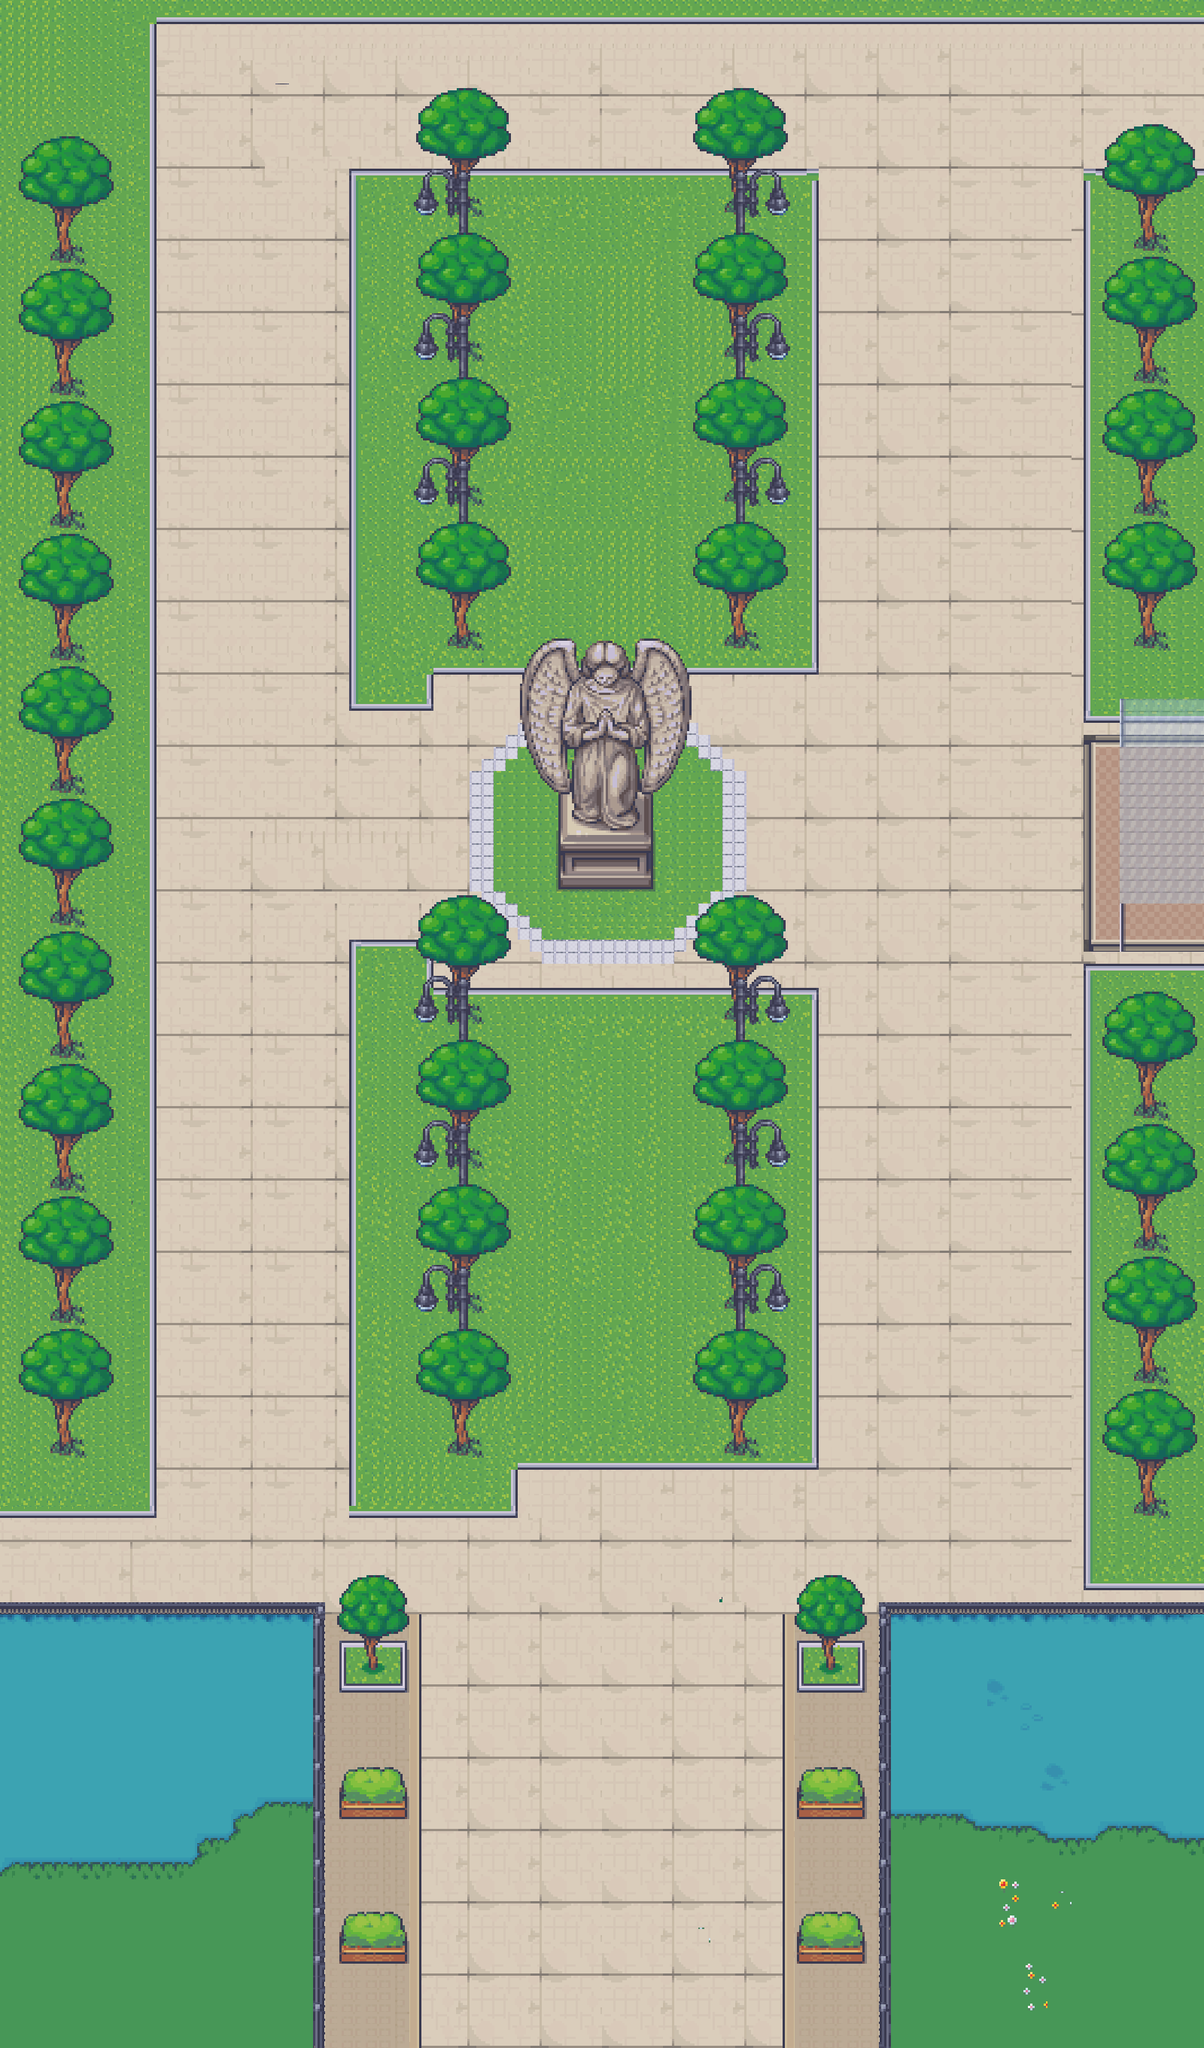

The image is a tile-based game level rendered from a .tmx file. Its description and source (layers, tilesets, objects; grid data summarised) follow:
An orthogonal 100x170 tile map with 16x16 px tiles, 11 tile layers (road, pillars, upperpillar, glass, ...), 7 tilesets and 26 objects.

<map version="1.10" tiledversion="1.10.2" orientation="orthogonal" renderorder="right-down" width="100" height="170" tilewidth="16" tileheight="16" infinite="0" nextlayerid="21" nextobjectid="27">
 <tileset firstgid="1" name="Tileset_16_MV" tilewidth="16" tileheight="16" tilecount="2304" columns="48">
  <image source="damen/Tileset_16_MV.png" width="768" height="768" />
 </tileset>
 <tileset firstgid="2305" name="Tileset_25_MV" tilewidth="16" tileheight="16" tilecount="2304" columns="48">
  <image source="damen/Tileset_25_MV.png" width="768" height="768" />
 </tileset>
 <tileset firstgid="4609" name="Tileset_8_MV" tilewidth="16" tileheight="16" tilecount="2304" columns="48">
  <image source="damen/Tileset_8_MV.png" width="768" height="768" />
 </tileset>
 <tileset firstgid="6913" name="17_Visibile_Upstairs_System_48x48" tilewidth="16" tileheight="16" tilecount="3888" columns="48">
  <image source="damen/17_Visibile_Upstairs_System_48x48.png" width="768" height="1296" />
 </tileset>
 <tileset firstgid="10801" name="Tileset_1_MV" tilewidth="16" tileheight="16" tilecount="2304" columns="48">
  <image source="damen/Tileset_1_MV.png" width="768" height="768" />
 </tileset>
 <tileset firstgid="13105" name="Tileset_71_MV" tilewidth="16" tileheight="16" tilecount="2304" columns="48">
  <image source="damen/Tileset_71_MV.png" width="768" height="768" />
 </tileset>
 <tileset firstgid="15409" name="Tileset_58_MV" tilewidth="16" tileheight="16" tilecount="2304" columns="48">
  <image source="damen/Tileset_58_MV.png" width="768" height="768" />
 </tileset>
 <layer id="1" name="road" width="100" height="170">
  <data>[17000 cells, 17000 non-empty, 155 distinct tile ids]</data>
 </layer>
 <layer id="7" name="pillars" width="100" height="170">
  <data>[17000 cells, 148 non-empty, 21 distinct tile ids]</data>
 </layer>
 <layer id="8" name="upperpillar" width="100" height="170">
  <data>[17000 cells, 20 non-empty, 2 distinct tile ids]</data>
 </layer>
 <layer id="4" name="glass" width="100" height="170" opacity="0.45">
  <data>[17000 cells, 119 non-empty, 1 distinct tile ids]</data>
 </layer>
 <layer id="14" name="6" width="100" height="170">
  <data>[17000 cells, 412 non-empty, 99 distinct tile ids]</data>
 </layer>
 <layer id="13" name="5" width="100" height="170">
  <data>[17000 cells, 264 non-empty, 132 distinct tile ids]</data>
 </layer>
 <layer id="12" name="4" width="100" height="170">
  <data>[17000 cells, 412 non-empty, 99 distinct tile ids]</data>
 </layer>
 <layer id="11" name="3" width="100" height="170">
  <data>[17000 cells, 271 non-empty, 138 distinct tile ids]</data>
 </layer>
 <layer id="10" name="2" width="100" height="170">
  <data>[17000 cells, 412 non-empty, 99 distinct tile ids]</data>
 </layer>
 <layer id="9" name="1" width="100" height="170">
  <data>[17000 cells, 283 non-empty, 138 distinct tile ids]</data>
 </layer>
 <layer id="2" name="trees" width="100" height="170">
  <data>[17000 cells, 2889 non-empty, 591 distinct tile ids]</data>
 </layer>
 <objectgroup id="15" name="sensor">
  <object id="1" x="430.667" y="2688" width="737.333" height="28">
   <properties>
    <property name="map" value="dongmen" />
    <property name="name" value="tushuguan1" />
   </properties>
  </object>
  <object id="2" x="1565.33" y="28" width="26.6667" height="194.667">
   <properties>
    <property name="map" value="d100" />
    <property name="name" value="tushuguan" />
   </properties>
  </object>
 </objectgroup>
 <objectgroup id="16" name="start">
  <object id="3" x="1393.34" y="122.667">
   <properties>
    <property name="name" value="tushuguan" />
   </properties>
  </object>
  <object id="4" x="797.333" y="2477.33">
   <properties>
    <property name="name" value="tushuguan1" />
   </properties>
  </object>
 </objectgroup>
 <objectgroup id="18" name="NPC">
  <object id="25" x="1400" y="977" width="4.33333" height="5" visible="0">
   <properties>
    <property name="dialogue" value="student2" />
    <property name="model" value="2" />
    <property name="name" value="同学" />
   </properties>
  </object>
  <object id="26" x="1152" y="1270" visible="0">
   <properties>
    <property name="dialogue" value="tushuguanlaoshi" />
    <property name="model" value="2" />
    <property name="name" value="老师" />
   </properties>
  </object>
 </objectgroup>
 <objectgroup id="17" name="object">
  <object id="5" x="454.667" y="2178.67" width="82.6667" height="65.3333" />
  <object id="6" x="1061.33" y="2180" width="86.6667" height="65.3333" />
  <object id="7" x="452" y="2373.33" width="90.6667" height="42.6667" />
  <object id="8" x="453.333" y="2572" width="85.3333" height="33.3333" />
  <object id="9" x="1061.33" y="2376" width="85.3333" height="38.6667" />
  <object id="10" x="1058.67" y="2568" width="92" height="37.3333" />
  <object id="11" x="1170.67" y="2129.33" width="13.3333" height="593.333" />
  <object id="12" x="1188" y="2129.33" width="412" height="16" />
  <object id="13" x="428" y="2128" height="590.667" />
  <object id="14" x="0" y="2128" width="424" height="13.3333" />
  <object id="15" x="746" y="1042" width="120" height="136" />
  <object id="16" x="2" y="22" width="198" height="1988" />
  <object id="17" x="210" y="20" width="1388" height="2" />
  <object id="18" x="466" y="224" width="618" height="662" />
  <object id="19" x="464" y="890" width="106" height="48" />
  <object id="20" x="470" y="1248" width="102" height="68" />
  <object id="21" x="466" y="1322" width="612" height="622" />
  <object id="22" x="464" y="1946" width="220" height="62" />
  <object id="23" x="1438" y="1282" width="160" height="820" />
  <object id="24" x="1442" y="222" width="156" height="732" />
 </objectgroup>
</map>
